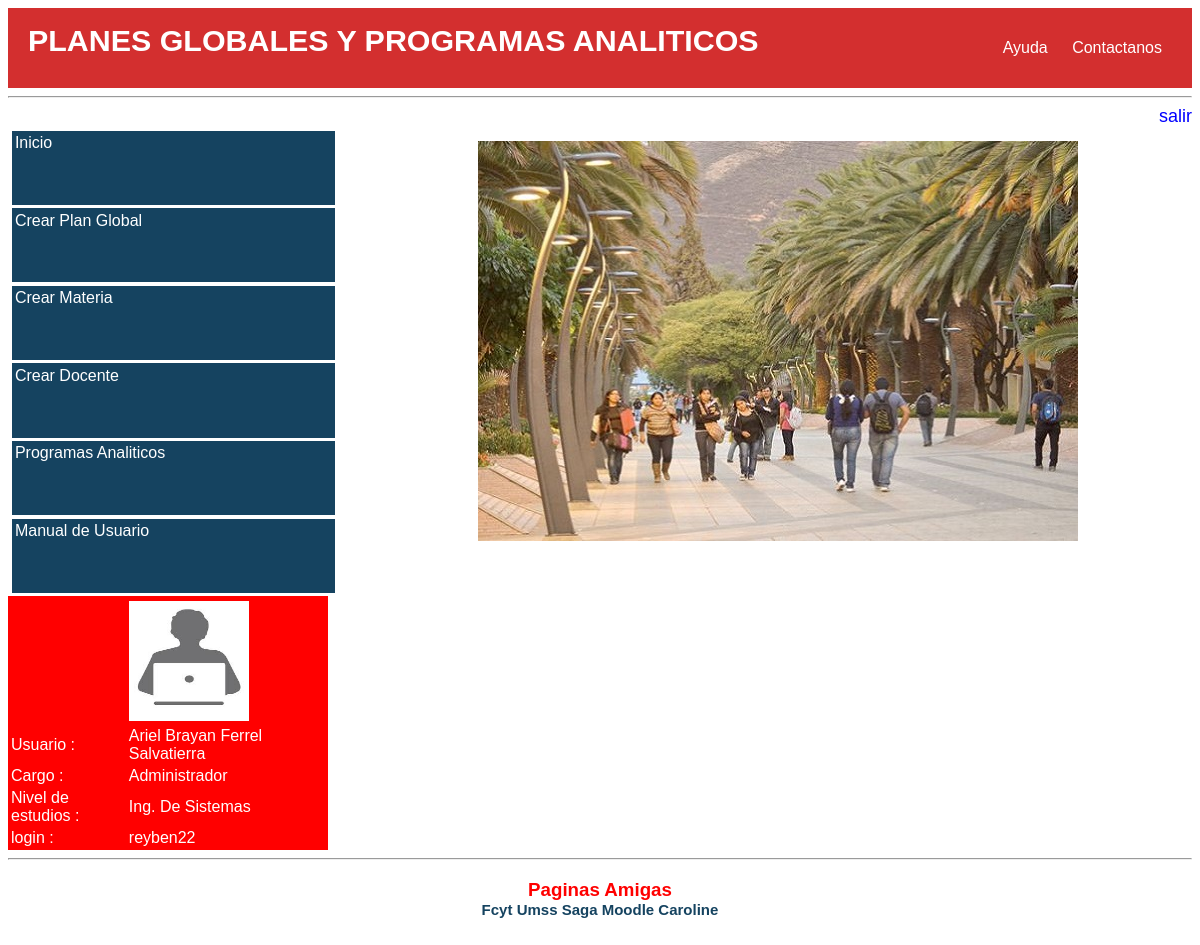
The page /admin/menu_root.php (signed in) on the database its author committed.
### tables this page shows
CREATE TABLE `docente` (
  `ID_Docente` int(11) NOT NULL,
  `Nombre_Completo` varchar(200) NOT NULL,
  `Apellido_Paterno` varchar(200) NOT NULL,
  `Apellido_Materno` varchar(200) NOT NULL,
  `Profesion` text NOT NULL,
  `Telefono` int(11) NOT NULL,
  `Celular` int(11) NOT NULL,
  `Correo` varchar(200) NOT NULL,
  `Direccion` varchar(200) NOT NULL,
  `User_Login` varchar(100) NOT NULL,
  `Password` varchar(100) NOT NULL
);

### admin/menu_root.php (the view, shortened to what this page needs)
<?php
 if(isset($_SESSION['Alias']))
 {
    $ID_User=$_SESSION['ID'];
  ?>
<html>
<head>
  <link rel="stylesheet" type="text/css" href="Style.css">
  <link rel="stylesheet" type="text/css" href="Styles_funciones.css">
</head>
<body>
  <header id="main-header">
    <a id="logo-header" href="#">
      <span class="site-name">PLANES GLOBALES Y PROGRAMAS ANALITICOS</span>
    </a>
    <nav>
      <ul>
        <li><a href="pagina_ayuda.html">Ayuda</a></li>
        <li><a href="#">Contactanos</a></li>
      </ul>
    </nav>
  </header>
   <hr></hr>
   <DIV ALIGN=RIGHT><a class="redireccion_salir" href="salir.php">salir</a></DIV>
   <aside id="menu">
    <div id="titulo"><a id="titulo" href="menu_root.php">Inicio</a></div>
    <div id="titulo"><a id="titulo" href="Crear_Plan_Global.php">Crear Plan Global</a></div>
    <div id="titulo"><a id="titulo" href="Crear_Materia.php">Crear Materia</a></div>
    <div id="titulo"><a id="titulo" href="Crear_Docente.php">Crear Docente</a></div>
    <div id="titulo"><a id="titulo" href="Programa_Analitico_Publico.php">Programas Analiticos</a></div>
    <div id="titulo"><a id="titulo" href="Operaciones_Manual_de_Usuario.php">Manual de Usuario</a></div>
    <table id="tabla_user">
      <?php
           require ("coneccion.php");
           $query="SELECT * FROM `docente` WHERE ID_Docente=$ID_User";
           $resultado=mysql_query($query,$link);
           while($row=mysql_fetch_array($resultado))
           {
              echo "<tr><td></td><td><img src='user.jpg' width='120' height='120'></td></tr>";
              echo "<tr><td>Usuario :</td><td>".$row['Nombre_Completo']." "
              .$row['Apellido_Paterno']."".$row['Apellido_Materno']."</td></tr>";
              echo "<tr><td>Cargo :</td><td>Administrador</td></tr>";
              echo "<tr><td>Nivel de estudios :</td><td>".$row['Profesion']."<td></tr>";
              echo "<tr><td>login :</td><td>".$row['User_Login']."<td></tr>";
           }
       ?>
    </table>
  </aside>
<article id="cuerpo">
 <center><img src="imagen.JPG"></center>
</article>
</body>
<footer>
<article id="footer">
<hr>
 <center>
 <h3 id="titulo_footer">Paginas Amigas</br>
 <a id="link_footer" href=""> Fcyt </a>
 <a id="link_footer" href=""> Umss </a>
 <a id="link_footer" href=""> Saga </a>
 <a id="link_footer" href=""> Moodle </a>
 <a id="link_footer" href=""> Caroline </a>
 </h3>
 </center>
</article>
</footer>
</html>
<?php  }
else {
   header("location: Planes_Globales/index.php");
 } ?>

### admin/Style.css (style rules this page uses)
aside#menu { width: 30%; margin: left; float: left; background-color: white; }
article#cuerpo { float: left; width: 69%; padding: .5%; border-radius: 5px; background-color: white; height: auto; }
article#footer { margin: none; float: left; width: 100%; padding-bottom: 1%; }
div#titulo { background-color: #154360; color: white; width: 90%; height: 5%; margin: 1%; padding: .5%; height: 9%; }
a#titulo { list-style-type: none; color :white; text-decoration: none; float: left; width: 100%; padding: .5%; }
img { padding-top: 1%; padding-bottom: 1%; }
h3#titulo_footer { margin: none; color:red; padding: none; }
a#link_footer { font-size: 15px; text-decoration: none; color: #154360; padding: 0%; margin: none; }
.redireccion_salir { text-decoration: none; color:blue; font-size: 18px; }
#main-header { background: #d32f2f; color: white; height: 80px; }
header#main-header a { color: white; }
body { font-family: Helvetica, Arial, sans-serif; }
a#logo-header { float: left; padding: 15px 0 0 20px; text-decoration: none; }
a#logo-header .site-name { display: block; font-weight: 700; font-size: 1.9em; }
nav { float: right; }
nav ul { margin: 0; padding: 0; list-style: none; padding-right: 20px; }
nav ul li { display: inline-block; line-height: 80px; }
nav ul li a { display: block; padding: 0 10px; text-decoration: none; }

### admin/Styles_funciones.css (style rules this page uses)
table#tabla_user { background: red; width: 90%; color: white; }

### rows shown on the page
docente: Nombre_Completo "Ariel Brayan", Apellido_Paterno "Ferrel", Apellido_Materno "Salvatierra", Profesion "Ing. De Sistemas", User_Login "reyben22"
